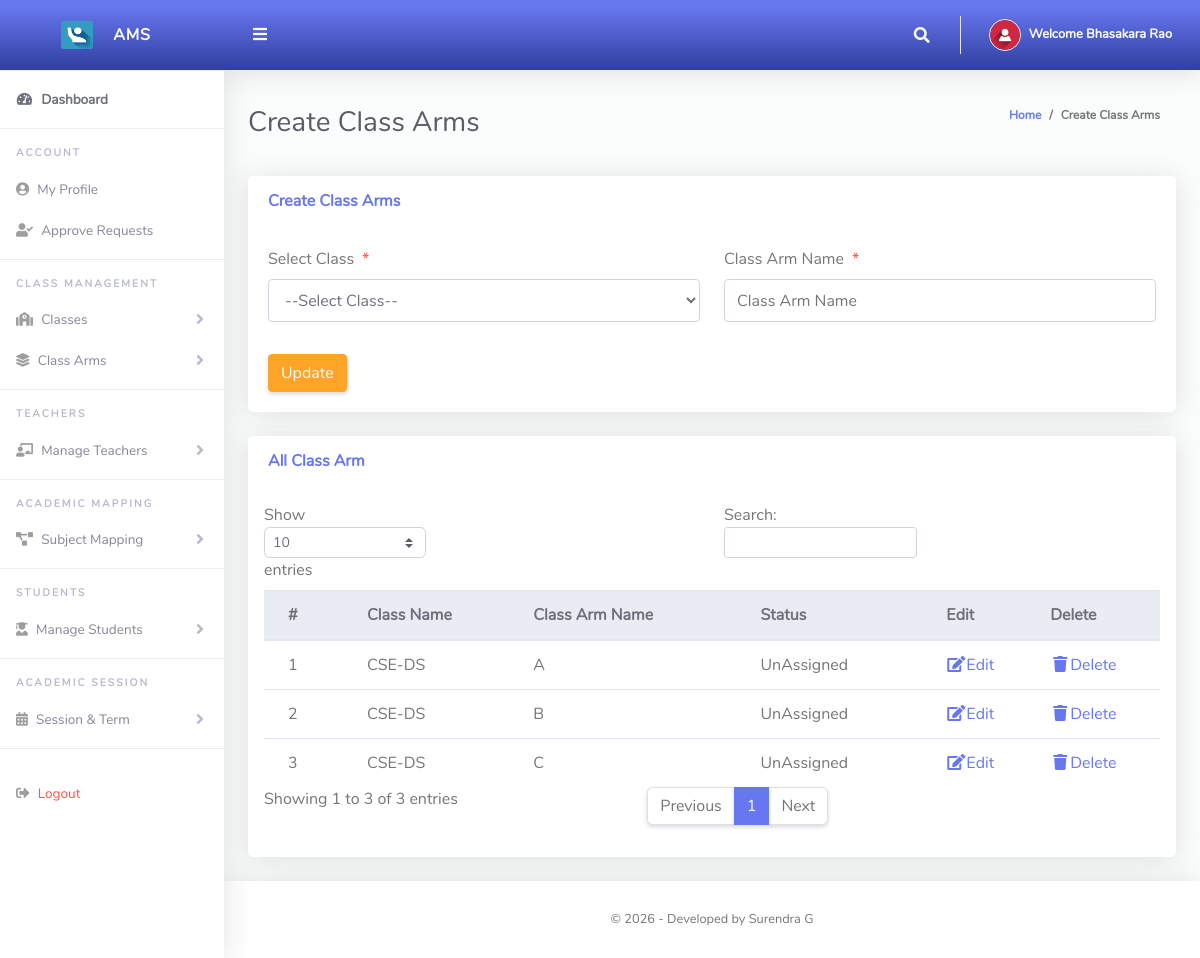
The page /Admin/createClassArms.php?action=edit&Id=13 (signed in) on the database its author committed.
### tables this page shows
CREATE TABLE `tblclassarms` (
  `Id` int(10) NOT NULL,
  `classId` varchar(10) NOT NULL,
  `classArmName` varchar(255) NOT NULL,
  `isAssigned` varchar(10) NOT NULL
);

CREATE TABLE `tblclass` (
  `Id` int(10) NOT NULL,
  `className` varchar(255) NOT NULL
);

### Admin/createClassArms.php (the view, shortened to what this page needs)
<?php
include '../Includes/dbcon.php';
 if (isset($_GET['Id']) && isset($_GET['action']) && $_GET['action'] == "edit")
	{
        $Id= $_GET['Id'];
    }
?>
<!DOCTYPE html>
<html lang="en">
<head>
  <link href="../vendor/fontawesome-free/css/all.min.css" rel="stylesheet" type="text/css">
  <link href="../vendor/bootstrap/css/bootstrap.min.css" rel="stylesheet" type="text/css">
  <link href="css/ruang-admin.min.css" rel="stylesheet">
</head>
<body id="page-top">
  <div id="wrapper">
      <?php include "Includes/sidebar.php";?>
    <div id="content-wrapper" class="d-flex flex-column">
      <div id="content">
       <?php include "Includes/topbar.php";?>
        <div class="container-fluid" id="container-wrapper">
          <div class="d-sm-flex align-items-center justify-content-between mb-4">
            <h1 class="h3 mb-0 text-gray-800">Create Class Arms</h1>
            <ol class="breadcrumb">
              <li class="breadcrumb-item"><a href="./">Home</a></li>
              <li class="breadcrumb-item active" aria-current="page">Create Class Arms</li>
            </ol>
          </div>
          <div class="row">
            <div class="col-lg-12">
              <div class="card mb-4">
                <div class="card-header py-3 d-flex flex-row align-items-center justify-content-between">
                  <h6 class="m-0 font-weight-bold text-primary">Create Class Arms</h6>
                </div>
                <div class="card-body">
                  <form method="post">
                    <div class="form-group row mb-3">
                        <div class="col-xl-6">
                        <label class="form-control-label">Select Class<span class="text-danger ml-2">*</span></label>
                         <?php
                        $qry= "SELECT * FROM tblclass ORDER BY className ASC";
                        $result = $conn->query($qry);
                        $num = $result->num_rows;
                        if ($num > 0){
                          echo ' <select required name="classId" class="form-control mb-3">';
                          echo'<option value="">--Select Class--</option>';
                                  echo '</select>';
                              }
                            ?>
                        </div>
                        <div class="col-xl-6">
                        <label class="form-control-label">Class Arm Name<span class="text-danger ml-2">*</span></label>
                      <input type="text" class="form-control" name="classArmName" value="<?php echo $row['classArmName'];?>" id="exampleInputFirstName" placeholder="Class Arm Name">
                        </div>
                    </div>
                      <?php
                    if (isset($Id))
                    {
                    ?>
                    <button type="submit" name="update" class="btn btn-warning">Update</button>
                    <?php
                    } else {
                    ?>
                    <button type="submit" name="save" class="btn btn-primary">Save</button>
                    <?php
                    }
                    ?>
                  </form>
                </div>
              </div>
                 <div class="row">
              <div class="col-lg-12">
              <div class="card mb-4">
                <div class="card-header py-3 d-flex flex-row align-items-center justify-content-between">
                  <h6 class="m-0 font-weight-bold text-primary">All Class Arm</h6>
                </div>
                <div class="table-responsive p-3">
                  <table class="table align-items-center table-flush table-hover" id="dataTableHover">
                    <thead class="thead-light">
                      <tr>
                        <th>#</th>
                        <th>Class Name</th>
                        <th>Class Arm Name</th>
                         <th>Status</th>
                        <th>Edit</th>
                        <th>Delete</th>
                      </tr>
                    </thead>
                    <tbody>
                  <?php
                      $query = "SELECT tblclassarms.Id,tblclassarms.isAssigned,tblclass.className,tblclassarms.classArmName
                      FROM tblclassarms
                      INNER JOIN tblclass ON tblclass.Id = tblclassarms.classId";
                      $rs = $conn->query($query);
                      $num = $rs->num_rows;
                      $sn=0;
                      $status="";
                      if($num > 0)
                      {
                        while ($rows = $rs->fetch_assoc())
                          {
                              if($rows['isAssigned'] == '1'){$status = "Assigned";}else{$status = "UnAssigned";}
                             $sn = $sn + 1;
                            echo"
                              <tr>
                                <td>".$sn."</td>
                                <td>".$rows['className']."</td>
                                <td>".$rows['classArmName']."</td>
                                <td>".$status."</td>
                                <td><a href='?action=edit&Id=".$rows['Id']."'><i class='fas fa-fw fa-edit'></i>Edit</a></td>
                                <td><a href='?action=delete&Id=".$rows['Id']."'><i class='fas fa-fw fa-trash'></i>Delete</a></td>
                              </tr>";
                          }
                      }
                      else
                      {
                           echo
                           "<div class='alert alert-danger' role='alert'>
                            No Record Found!
                            </div>";
                      }
                      ?>
                    </tbody>
                  </table>
                </div>
              </div>
            </div>
            </div>
          </div>
        </div>
      </div>
       <?php include "Includes/footer.php";?>
    </div>
  </div>
</body>
</html>

### Admin/Includes/topbar.php (shortened to what this page needs)
<?php
$adminId = $_SESSION['adminId'];
$stmt = $conn->prepare("SELECT firstName, lastName FROM tbladmin WHERE Id = ?");
$stmt->bind_param("i", $adminId);
$stmt->execute();
$result = $stmt->get_result();
$fullName = "Administrator";
if ($result->num_rows === 1) {
    $row = $result->fetch_assoc();
    $fullName = $row['firstName'] . " " . $row['lastName'];
}
?>
<nav class="navbar navbar-expand navbar-light bg-gradient-primary topbar mb-4 static-top">
  <button id="sidebarToggleTop" class="btn btn-link rounded-circle mr-3">
    <i class="fa fa-bars"></i>
  </button>
  <ul class="navbar-nav ml-auto">
    <li class="nav-item dropdown no-arrow">
      <a class="nav-link dropdown-toggle" href="#" id="searchDropdown"
         role="button" data-toggle="dropdown">
        <i class="fas fa-search fa-fw"></i>
      </a>
    </li>
    <li class="nav-item dropdown no-arrow">
      <a class="nav-link dropdown-toggle" href="#" id="userDropdown"
         role="button" data-toggle="dropdown">
        <img class="img-profile rounded-circle"
             src="img/user-icn.png" style="max-width: 40px">
        <span class="ml-2 d-none d-lg-inline text-white small">
          <b>Welcome <?php echo htmlspecialchars($fullName); ?></b>
        </span>
      </a>
    </li>
  </ul>
</nav>

### rows shown on the page
tblclassarms: classId.className "CSE-DS", classArmName "A", isAssigned "UnAssigned"
tblclassarms: classId.className "CSE-DS", classArmName "B", isAssigned "UnAssigned"
tblclassarms: classId.className "CSE-DS", classArmName "C", isAssigned "UnAssigned"

### other values the page prints
$fullName "Bhasakara Rao"
